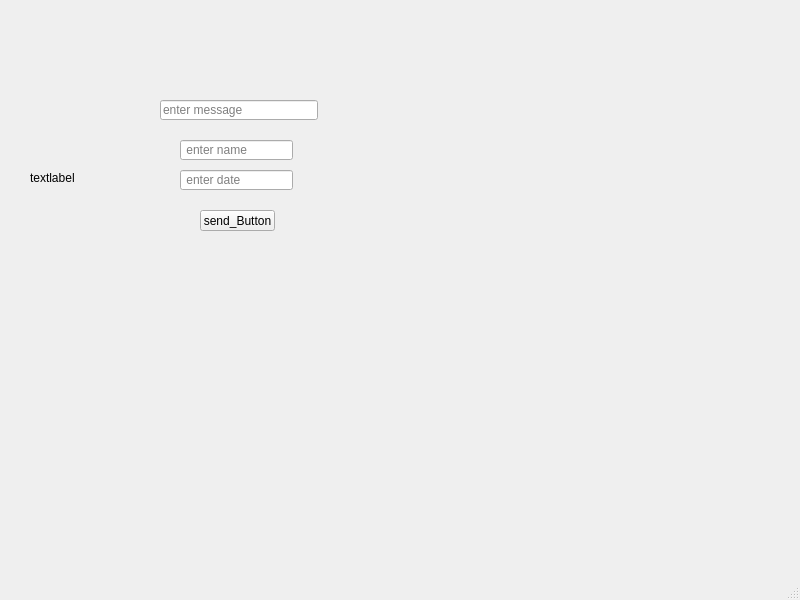
<?xml version="1.0" encoding="UTF-8"?>
<ui version="4.0">
 <class>MainWindow</class>
 <widget class="QMainWindow" name="MainWindow">
  <property name="geometry">
   <rect>
    <x>0</x>
    <y>0</y>
    <width>800</width>
    <height>600</height>
   </rect>
  </property>
  <property name="windowTitle">
   <string>MainWindow</string>
  </property>
  <widget class="QWidget" name="centralwidget">
   <widget class="QPushButton" name="send_Button">
    <property name="geometry">
     <rect>
      <x>200</x>
      <y>210</y>
      <width>75</width>
      <height>21</height>
     </rect>
    </property>
    <property name="text">
     <string>send_Button</string>
    </property>
   </widget>
   <widget class="QLabel" name="label">
    <property name="geometry">
     <rect>
      <x>30</x>
      <y>170</y>
      <width>47</width>
      <height>16</height>
     </rect>
    </property>
    <property name="text">
     <string>textlabel</string>
    </property>
   </widget>
   <widget class="QLineEdit" name="lineEdit_2">
    <property name="geometry">
     <rect>
      <x>180</x>
      <y>140</y>
      <width>113</width>
      <height>20</height>
     </rect>
    </property>
    <property name="placeholderText">
     <string> enter name</string>
    </property>
   </widget>
   <widget class="QLineEdit" name="lineEdit_3">
    <property name="geometry">
     <rect>
      <x>180</x>
      <y>170</y>
      <width>113</width>
      <height>20</height>
     </rect>
    </property>
    <property name="placeholderText">
     <string> enter date</string>
    </property>
   </widget>
   <widget class="QWidget" name="verticalLayoutWidget">
    <property name="geometry">
     <rect>
      <x>360</x>
      <y>40</y>
      <width>160</width>
      <height>91</height>
     </rect>
    </property>
    <layout class="QVBoxLayout" name="verticalLayout"/>
   </widget>
   <widget class="QLineEdit" name="lineEdit">
    <property name="geometry">
     <rect>
      <x>160</x>
      <y>100</y>
      <width>158</width>
      <height>20</height>
     </rect>
    </property>
    <property name="placeholderText">
     <string>enter message</string>
    </property>
   </widget>
  </widget>
  <widget class="QMenuBar" name="menubar">
   <property name="geometry">
    <rect>
     <x>0</x>
     <y>0</y>
     <width>800</width>
     <height>21</height>
    </rect>
   </property>
  </widget>
  <widget class="QStatusBar" name="statusbar"/>
 </widget>
 <resources/>
 <connections/>
</ui>
